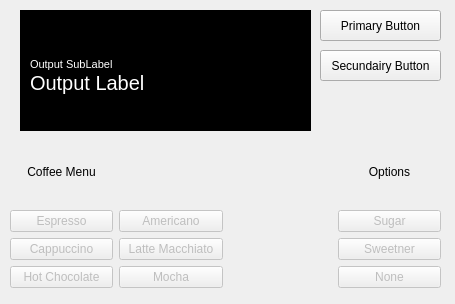
<?xml version="1.0" encoding="UTF-8"?>
<ui version="4.0">
 <class>MainWindow</class>
 <widget class="QMainWindow" name="MainWindow">
  <property name="geometry">
   <rect>
    <x>0</x>
    <y>0</y>
    <width>455</width>
    <height>304</height>
   </rect>
  </property>
  <property name="windowTitle">
   <string>MainWindow</string>
  </property>
  <widget class="QWidget" name="centralwidget">
   <widget class="QWidget" name="gridLayoutWidget">
    <property name="geometry">
     <rect>
      <x>10</x>
      <y>140</y>
      <width>431</width>
      <height>148</height>
     </rect>
    </property>
    <layout class="QGridLayout" name="MenuLayout">
     <item row="1" column="3">
      <widget class="QPushButton" name="SugarButton">
       <property name="enabled">
        <bool>false</bool>
       </property>
       <property name="text">
        <string>Sugar</string>
       </property>
       <property name="checkable">
        <bool>false</bool>
       </property>
       <property name="autoExclusive">
        <bool>false</bool>
       </property>
       <attribute name="buttonGroup">
        <string notr="true">OptionsGroup</string>
       </attribute>
      </widget>
     </item>
     <item row="2" column="3">
      <widget class="QPushButton" name="SweetnerButton">
       <property name="enabled">
        <bool>false</bool>
       </property>
       <property name="text">
        <string>Sweetner</string>
       </property>
       <property name="checkable">
        <bool>false</bool>
       </property>
       <property name="autoExclusive">
        <bool>false</bool>
       </property>
       <attribute name="buttonGroup">
        <string notr="true">OptionsGroup</string>
       </attribute>
      </widget>
     </item>
     <item row="0" column="0">
      <widget class="QLabel" name="MenuLabel">
       <property name="text">
        <string>Coffee Menu</string>
       </property>
       <property name="alignment">
        <set>Qt::AlignmentFlag::AlignCenter</set>
       </property>
      </widget>
     </item>
     <item row="2" column="1">
      <widget class="QPushButton" name="LatteMacchiatoButton">
       <property name="enabled">
        <bool>false</bool>
       </property>
       <property name="text">
        <string>Latte Macchiato</string>
       </property>
       <property name="checkable">
        <bool>false</bool>
       </property>
       <property name="autoRepeat">
        <bool>false</bool>
       </property>
       <property name="autoExclusive">
        <bool>false</bool>
       </property>
       <attribute name="buttonGroup">
        <string notr="true">CoffeeGroup</string>
       </attribute>
      </widget>
     </item>
     <item row="3" column="0">
      <widget class="QPushButton" name="HotChocolateButton">
       <property name="enabled">
        <bool>false</bool>
       </property>
       <property name="text">
        <string>Hot Chocolate</string>
       </property>
       <property name="checkable">
        <bool>false</bool>
       </property>
       <property name="autoRepeat">
        <bool>false</bool>
       </property>
       <property name="autoExclusive">
        <bool>false</bool>
       </property>
       <attribute name="buttonGroup">
        <string notr="true">CoffeeGroup</string>
       </attribute>
      </widget>
     </item>
     <item row="3" column="1">
      <widget class="QPushButton" name="MochaButton">
       <property name="enabled">
        <bool>false</bool>
       </property>
       <property name="text">
        <string>Mocha</string>
       </property>
       <property name="checkable">
        <bool>false</bool>
       </property>
       <property name="autoRepeat">
        <bool>false</bool>
       </property>
       <property name="autoExclusive">
        <bool>false</bool>
       </property>
       <attribute name="buttonGroup">
        <string notr="true">CoffeeGroup</string>
       </attribute>
      </widget>
     </item>
     <item row="1" column="1">
      <widget class="QPushButton" name="AmericanoButton">
       <property name="enabled">
        <bool>false</bool>
       </property>
       <property name="text">
        <string>Americano</string>
       </property>
       <property name="checkable">
        <bool>false</bool>
       </property>
       <property name="autoRepeat">
        <bool>false</bool>
       </property>
       <property name="autoExclusive">
        <bool>false</bool>
       </property>
       <attribute name="buttonGroup">
        <string notr="true">CoffeeGroup</string>
       </attribute>
      </widget>
     </item>
     <item row="1" column="0">
      <widget class="QPushButton" name="EspressoButton">
       <property name="enabled">
        <bool>false</bool>
       </property>
       <property name="text">
        <string>Espresso</string>
       </property>
       <property name="checkable">
        <bool>false</bool>
       </property>
       <property name="autoRepeat">
        <bool>false</bool>
       </property>
       <property name="autoExclusive">
        <bool>false</bool>
       </property>
       <attribute name="buttonGroup">
        <string notr="true">CoffeeGroup</string>
       </attribute>
      </widget>
     </item>
     <item row="3" column="3">
      <widget class="QPushButton" name="NoneButton">
       <property name="enabled">
        <bool>false</bool>
       </property>
       <property name="text">
        <string>None</string>
       </property>
       <property name="checkable">
        <bool>false</bool>
       </property>
       <property name="autoExclusive">
        <bool>false</bool>
       </property>
       <attribute name="buttonGroup">
        <string notr="true">OptionsGroup</string>
       </attribute>
      </widget>
     </item>
     <item row="2" column="0">
      <widget class="QPushButton" name="CappucinoButton">
       <property name="enabled">
        <bool>false</bool>
       </property>
       <property name="text">
        <string>Cappuccino</string>
       </property>
       <property name="checkable">
        <bool>false</bool>
       </property>
       <property name="autoRepeat">
        <bool>false</bool>
       </property>
       <property name="autoExclusive">
        <bool>false</bool>
       </property>
       <attribute name="buttonGroup">
        <string notr="true">CoffeeGroup</string>
       </attribute>
      </widget>
     </item>
     <item row="0" column="2">
      <widget class="QLabel" name="InvisibleLabel">
       <property name="text">
        <string/>
       </property>
      </widget>
     </item>
     <item row="0" column="3">
      <widget class="QLabel" name="OptionsLabel">
       <property name="text">
        <string>Options</string>
       </property>
       <property name="alignment">
        <set>Qt::AlignmentFlag::AlignCenter</set>
       </property>
      </widget>
     </item>
    </layout>
   </widget>
   <widget class="QPushButton" name="SecundairyButton">
    <property name="geometry">
     <rect>
      <x>320</x>
      <y>50</y>
      <width>121</width>
      <height>31</height>
     </rect>
    </property>
    <property name="text">
     <string>Secundairy Button</string>
    </property>
   </widget>
   <widget class="QPushButton" name="PrimaryButton">
    <property name="geometry">
     <rect>
      <x>320</x>
      <y>10</y>
      <width>121</width>
      <height>31</height>
     </rect>
    </property>
    <property name="text">
     <string>Primary Button</string>
    </property>
   </widget>
   <widget class="QWidget" name="verticalLayoutWidget">
    <property name="geometry">
     <rect>
      <x>20</x>
      <y>10</y>
      <width>291</width>
      <height>121</height>
     </rect>
    </property>
    <layout class="QVBoxLayout" name="OutputLayout">
     <property name="spacing">
      <number>0</number>
     </property>
     <property name="leftMargin">
      <number>0</number>
     </property>
     <item>
      <widget class="QLabel" name="OutputSubLabel">
       <property name="font">
        <font>
         <pointsize>8</pointsize>
        </font>
       </property>
       <property name="styleSheet">
        <string notr="true">color: white; background-color: black; padding-left: 10px ;</string>
       </property>
       <property name="text">
        <string>Output SubLabel</string>
       </property>
       <property name="alignment">
        <set>Qt::AlignmentFlag::AlignBottom|Qt::AlignmentFlag::AlignLeading|Qt::AlignmentFlag::AlignLeft</set>
       </property>
       <property name="margin">
        <number>0</number>
       </property>
       <property name="indent">
        <number>0</number>
       </property>
      </widget>
     </item>
     <item>
      <widget class="QLabel" name="OutputLabel">
       <property name="font">
        <font>
         <pointsize>15</pointsize>
        </font>
       </property>
       <property name="toolTipDuration">
        <number>-1</number>
       </property>
       <property name="styleSheet">
        <string notr="true">color: white; background-color: black; padding-left: 10px ;</string>
       </property>
       <property name="text">
        <string>Output Label</string>
       </property>
       <property name="textFormat">
        <enum>Qt::TextFormat::AutoText</enum>
       </property>
       <property name="alignment">
        <set>Qt::AlignmentFlag::AlignLeading|Qt::AlignmentFlag::AlignLeft|Qt::AlignmentFlag::AlignTop</set>
       </property>
       <property name="indent">
        <number>0</number>
       </property>
      </widget>
     </item>
    </layout>
   </widget>
  </widget>
 </widget>
 <resources/>
 <connections/>
 <buttongroups>
  <buttongroup name="OptionsGroup">
   <property name="exclusive">
    <bool>false</bool>
   </property>
  </buttongroup>
  <buttongroup name="CoffeeGroup">
   <property name="exclusive">
    <bool>false</bool>
   </property>
  </buttongroup>
 </buttongroups>
</ui>
